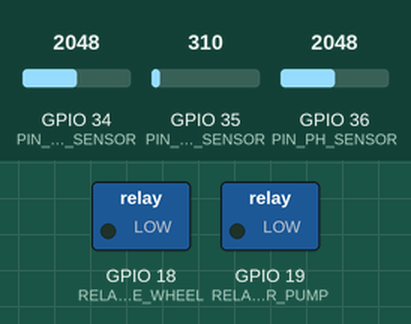
Recording of a sketch running on a simulated ESP32. Parts: switched loads named in the sketch (green lamp = pin HIGH). The inputs (shaded band) are chosen by the test bench; at power-on: GPIO 34 (PIN_DO_SENSOR) = 2048, GPIO 35 (PIN_TEMP_SENSOR) = 310, GPIO 36 (PIN_PH_SENSOR) = 2048. WiFi joins after 1.5 s; servers stay silent unless stated; uploads are accepted with an empty reply; what the sketch prints to the serial monitor is not drawn.

Above: at 2.7 s.
2.8 s: GPIO 34 (PIN_DO_SENSOR) set to 1902
At 7.2 s:
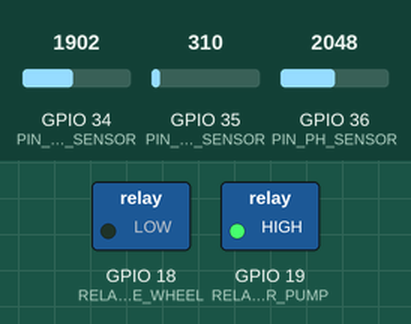
8.6 s: GPIO 34 (PIN_DO_SENSOR) set to 1407
14.4 s: GPIO 34 (PIN_DO_SENSOR) set to 1299
At 17.9 s:
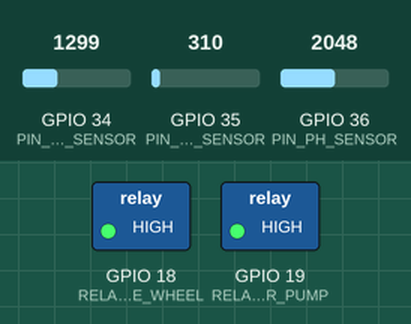
20.2 s: GPIO 34 (PIN_DO_SENSOR) set to 2047
At 23.2 s:
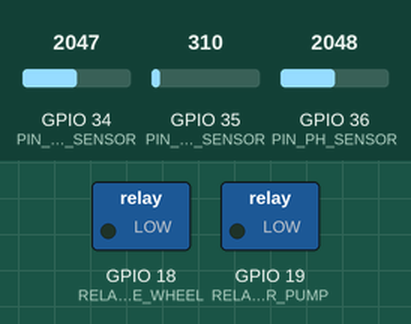
26.0 s: GPIO 34 (PIN_DO_SENSOR) set to 1228
At 28.5 s:
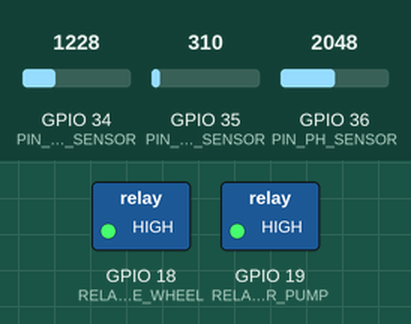
Timing chart, 0 to 30.0 s (numbered marks = the images above; inputs shaded):
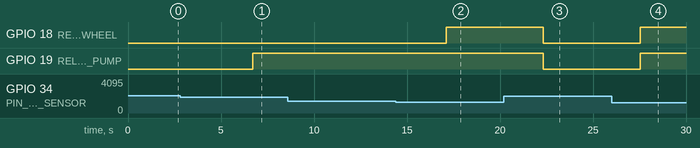

The sketch:

esp32_controller.ino
```cpp
/*
 * ESP32 智慧養殖設備控制器
 * 自動讀取感測器，執行本地端平衡決定樹模型控制繼電器，並上傳數據
 */

#include <WiFi.h>
#include <HTTPClient.h>

// Wi-Fi 設定
const char* ssid = "YOUR_WIFI_SSID";
const char* password = "YOUR_WIFI_PASSWORD";

// FastAPI 伺服器網址
const char* serverName = "http://localhost:8000/api/sensor-data";

// 繼電器 GPIO 引腳定義
#define RELAY_PADDLE_WHEEL 18  // 水車繼電器引腳
#define RELAY_AERATOR_PUMP 19  // 打氣機繼電器引腳

// 類比感測器引腳模擬
#define PIN_DO_SENSOR 34
#define PIN_TEMP_SENSOR 35
#define PIN_PH_SENSOR 36

void setup() {
  Serial.begin(115200);

  // 設定繼電器引腳為輸出
  pinMode(RELAY_PADDLE_WHEEL, OUTPUT);
  pinMode(RELAY_AERATOR_PUMP, OUTPUT);

  // 預設關閉設備 (低電平觸發或高電平觸發依硬體決定)
  digitalWrite(RELAY_PADDLE_WHEEL, LOW);
  digitalWrite(RELAY_AERATOR_PUMP, LOW);

  // 連線 Wi-Fi
  WiFi.begin(ssid, password);
  Serial.print("Connecting to Wi-Fi");
  while (WiFi.status() != WL_CONNECTED) {
    delay(500);
    Serial.print(".");
  }
  Serial.println("\nConnected to Wi-Fi successfully!");
}

// 本地平衡決定樹預測演算法 (自動生成)
int predictAction(float do_val, float temp_val, float ph_val) {
  if (do_val < 4.81) {
    if (do_val < 3.27) {
      return 2; // 2
    } else {
      return 1; // 1
    }
  } else {
    if (do_val < 5.19) {
      if (temp_val < 30.31) {
        return 0; // 0
      } else {
        return 1; // 1
      }
    } else {
      return 0; // 0
    }
  }
}

void executeAction(int action) {
  if (action == 0) {
    // 正常：關閉水車與打氣機
    digitalWrite(RELAY_PADDLE_WHEEL, LOW);
    digitalWrite(RELAY_AERATOR_PUMP, LOW);
    Serial.println("設備狀態: 全部關閉 (正常)");
  } else if (action == 1) {
    // 警告：開啟打氣機，關閉水車
    digitalWrite(RELAY_PADDLE_WHEEL, LOW);
    digitalWrite(RELAY_AERATOR_PUMP, HIGH);
    Serial.println("設備狀態: 開啟打氣設備 (警告)");
  } else if (action == 2) {
    // 危急：水車與打氣機全部開啟
    digitalWrite(RELAY_PADDLE_WHEEL, HIGH);
    digitalWrite(RELAY_AERATOR_PUMP, HIGH);
    Serial.println("設備狀態: 水車與打氣機全開 (危急)");
  }
}

void loop() {
  // 1. 讀取感測器數值 (此處以類比讀取並映射做為範例)
  float do_val = (analogRead(PIN_DO_SENSOR) / 4095.0) * 10.0;     // 模擬溶氧量 0-10 mg/L
  float temp_val = 15.0 + (analogRead(PIN_TEMP_SENSOR) / 4095.0) * 25.0; // 模擬溫度 15-40 度
  float ph_val = 5.0 + (analogRead(PIN_PH_SENSOR) / 4095.0) * 5.0;       // 模擬 pH 5-10

  Serial.printf("讀取數據 - 溶氧量: %.2f mg/L | 溫度: %.2f C | pH: %.2f\n", do_val, temp_val, ph_val);

  // 2. 執行本地端樹狀決策模型
  int decision = predictAction(do_val, temp_val, ph_val);

  // 3. 執行硬體控制
  executeAction(decision);

  // 4. 上傳數據到 FastAPI 伺服器
  if (WiFi.status() == WL_CONNECTED) {
    HTTPClient http;
    http.begin(serverName);
    http.addHeader("Content-Type", "application/json");

    String httpRequestData = "{\"do_val\":" + String(do_val, 2) +
                             ",\"temp_val\":" + String(temp_val, 2) +
                             ",\"ph_val\":" + String(ph_val, 2) +
                             ",\"decision\":" + String(decision) + "}";

    int httpResponseCode = http.POST(httpRequestData);
    Serial.print("HTTP POST 回傳碼: ");
    Serial.println(httpResponseCode);
    http.end();
  }

  delay(5000); // 每 5 秒循環一次
}
```

Measured:
- the behaviour switches between 1970 and 1969 on GPIO 34 (PIN_DO_SENSOR) (found by bisection; images 0 and 1)
- the behaviour switches between 1340 and 1339 on GPIO 34 (PIN_DO_SENSOR) (found by bisection; images 1 and 2)
- after the input at 2.8 s, GPIO 19 (RELAY_AERATOR_PUMP): LOW → HIGH after 3.9 s
- after the input at 8.6 s, every drawn part: stays the same
- after the input at 14.4 s, GPIO 18 (RELAY_PADDLE_WHEEL): LOW → HIGH after 2.7 s
- after the input at 20.2 s, GPIO 18 (RELAY_PADDLE_WHEEL), GPIO 19 (RELAY_AERATOR_PUMP): HIGH → LOW after 2.1 s
- after the input at 26.0 s, GPIO 18 (RELAY_PADDLE_WHEEL), GPIO 19 (RELAY_AERATOR_PUMP): LOW → HIGH after 1.5 s
